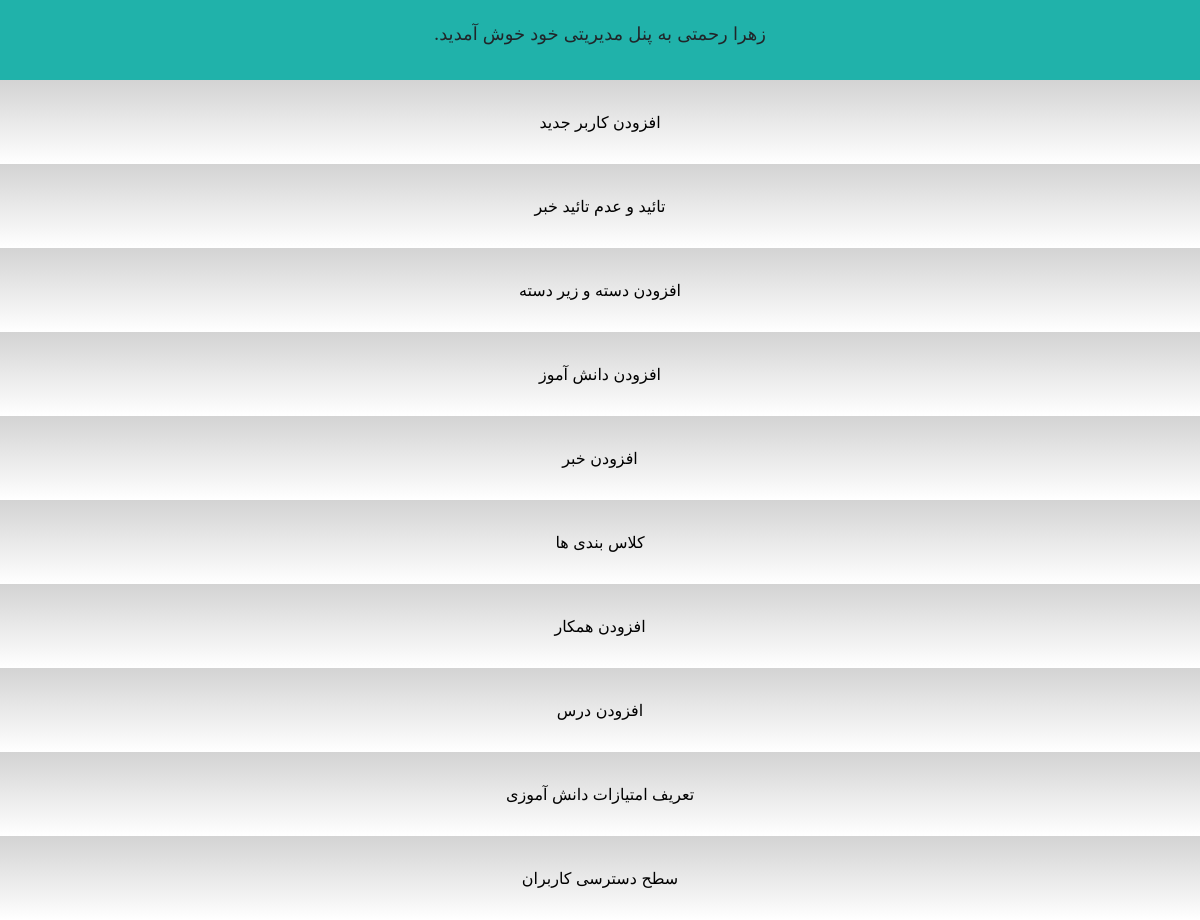
The page /pages/modirpanel.php (signed in) on the database its author committed.
### tables this page shows
CREATE TABLE `tblpanel` (
  `pan_id` int(11) NOT NULL,
  `user_id` int(11) NOT NULL,
  `op_id` int(11) NOT NULL,
  `show_id` int(1) NOT NULL
);

CREATE TABLE `tbloptions` (
  `op_id` int(255) NOT NULL,
  `title` varchar(1000) NOT NULL,
  `pages` varchar(1000) NOT NULL,
  `op_icon` varchar(50) NOT NULL
);

### pages/modirpanel.php (the view, shortened to what this page needs)
<!doctype html>
<html lang="en">
<head>
    <link href="../css/bootstrap.css" rel="stylesheet">
    <link href="../js/jquery.js" rel="stylesheet">
    <link href="../css/bootstrap4rtl.css" rel="stylesheet">
</head>
<body >
<div class="dashboard">
<span>
    <?php echo $_SESSION['fullname']." به پنل مدیریتی خود خوش آمدید."; ?>
</span>
</div>
<div class="underdash">
    <?php
    include '../funcs/connection.php';
    $userid=$_SESSION['user_id'];
    $sql ="select * from tbluser
               join tblpanel on (tblpanel.user_id=tbluser.user_id and tblpanel.user_id='$userid'
               and tblpanel.show_id='1' )
               join tbloptions on (tblpanel.op_id=tbloptions.op_id )";
    $sql_pre=$db->prepare($sql);
    $sql_pre->execute();
     while($row =$sql_pre->fetch(PDO::FETCH_ASSOC)){
             echo
                 '<a href=" '.$row['pages'].' ">
                   '.$row['title'].'
                  </a>';
      }
    ?>
</div>
</body>
</html>

### pages/modirpanel.php (style rules this page uses)
* { padding: 0; margin: 0 auto; direction:rtl }
.dashboard { width: 100%; height: 80px; background-color: lightseagreen; text-align: center; }
body { line_height:40px; margin: 0 auto }
.dashboard span { display:inline-block; font-size: large; padding:20px }
a { text-decoration :none ; display:block ; padding:30px ;margin: 0 auto; text-align:center; background: -webkit-linear-gradient(top ,lightgray, white); color:black }

### rows shown on the page
tblpanel: op.title "افزودن کاربر جدید"
tblpanel: op.title "تائید و عدم تائید خبر"
tblpanel: op.title "افزودن دسته و زیر دسته"
tblpanel: op.title "افزودن دانش آموز"
tblpanel: op.title "افزودن خبر"
tblpanel: op.title "کلاس بندی ها"
tblpanel: op.title "افزودن همکار"
tblpanel: op.title "افزودن درس"
tblpanel: op.title "تعریف امتیازات دانش آموزی"
tblpanel: op.title "سطح دسترسی کاربران"

### other values the page prints
$_SESSION['fullname'] "زهرا رحمتی"
